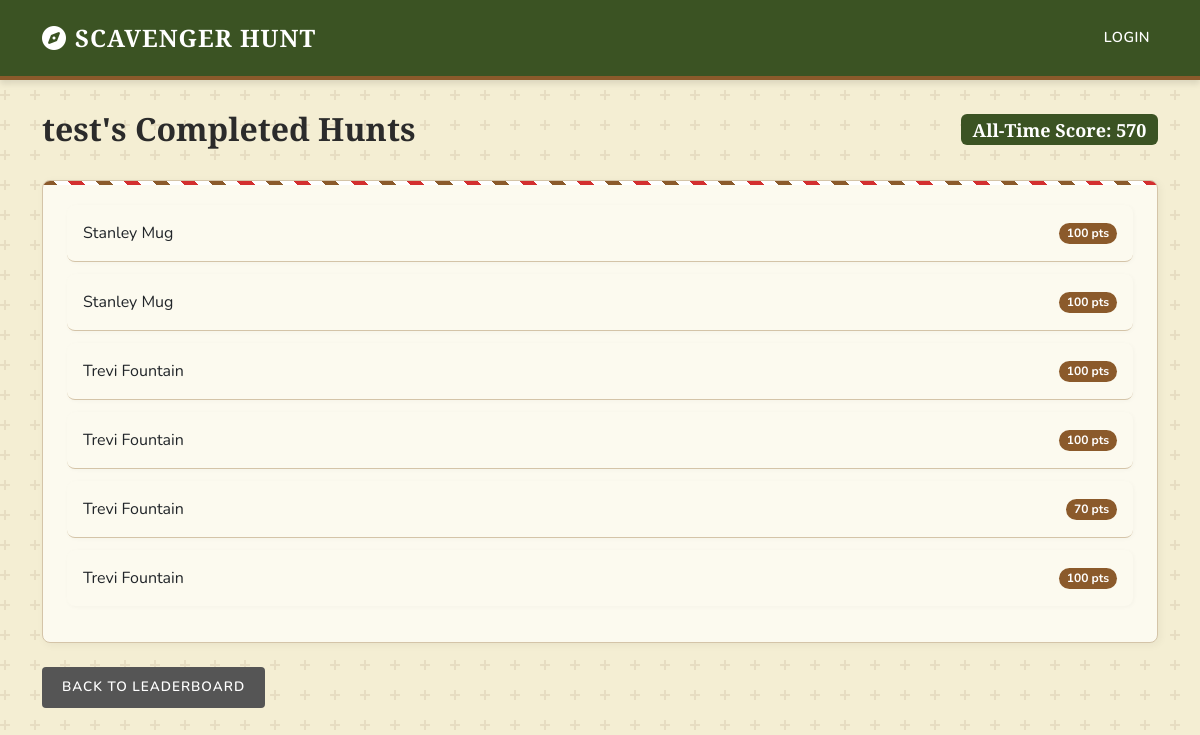
The app's page /user/test with its own data.
### app.py (models this page shows)
class Player(db.Model):
    id = db.Column(db.Integer, primary_key=True)
    username = db.Column(db.String(255), nullable=False)
    hunt_id = db.Column(db.Integer, db.ForeignKey('hunt.id'), nullable=False)
    total_score = db.Column(db.Integer, default=0)
    is_completed = db.Column(db.Boolean, default=False)
    attempts = db.relationship('Attempt', backref='player', lazy=True)

class Hunt(db.Model):
    id = db.Column(db.Integer, primary_key=True)
    name = db.Column(db.String(255), nullable=False)
    targets = db.relationship('Target', backref='hunt', lazy=True, cascade="all, delete-orphan")

### app.py (the view)
@app.route('/user/<username>')
def user_details(username):
    user_scores = db.session.query(
        Hunt.name,
        Player.total_score
    ).join(Player, Hunt.id == Player.hunt_id)\
     .filter(Player.username == username, Player.is_completed == True)\
     .order_by(Hunt.name)\
     .all()
    total_score_all_time = sum(score for _, score in user_scores)
    return render_template('user_details.html', username=username, scores=user_scores, total_score=total_score_all_time)

### templates/user_details.html
{% extends 'layout.html' %}
{% block content %}
<div class="d-flex justify-content-between align-items-center">
    <h2>{{ username }}'s Completed Hunts</h2>
    <h4><span class="badge bg-info text-dark">All-Time Score: {{ total_score }}</span></h4>
</div>
<div class="card mt-4">
    <div class="card-body">
        {% if scores %}
            <ul class="list-group list-group-flush">
                {% for hunt_name, score in scores %}
                    <li class="list-group-item d-flex justify-content-between align-items-center p-3">
                        <span>{{ hunt_name }}</span>
                        <span class="badge bg-primary rounded-pill">{{ score }} pts</span>
                    </li>
                {% endfor %}
            </ul>
        {% else %}
            <p class="text-muted">{{ username }} has not completed any scavenger hunts yet.</p>
        {% endif %}
    </div>
</div>
<a href="{{ url_for('index') }}" class="btn btn-secondary mt-4">Back to Leaderboard</a>
{% endblock %}

### templates/layout.html (style rules this page uses)
:root { --bg-color: #F4EED3; --text-color: #2b2b2b; --primary-color: #3b5323; --primary-hover: #2c3e1a; --secondary-color: #8b5a2b; --card-bg: #FCFAEF; --border-color: #D4C4A8; }
body { background-color: var(--bg-color); color: var(--text-color); font-family: 'Nunito', sans-serif; }
h1, h2, h3, h4, h5, h6, .navbar-brand { font-family: 'Playfair Display', serif; font-weight: 700; }
.card { border: 1px solid var(--border-color); border-radius: 8px; background-color: var(--card-bg); box-shadow: 2px 2px 8px rgba(0,0,0,0.05); overflow: hidden; position: relative; }
.card::before { content: ''; position: absolute; top: 0; left: 0; right: 0; height: 4px; background: repeating-linear-gradient( 45deg, var(--secondary-color), var(--secondary-color) 10px, #fff 10px, #fff 20px, #d32f2f 20px, #d32f2f 30px, #fff 30px, #fff 40px ); }
.card-body { padding: 24px; }
.btn { border-radius: 4px; padding: 10px 20px; font-weight: 600; text-transform: uppercase; letter-spacing: 1px; font-size: 0.85rem; border: none; transition: all 0.3s ease; }
.btn-secondary { background-color: #555; color: #fff; }
.list-group-item { border: 1px solid var(--border-color); margin-bottom: 12px; border-radius: 8px !important; background-color: var(--card-bg); box-shadow: 1px 1px 4px rgba(0,0,0,0.03); }
.list-group { background: transparent; }
.badge.bg-primary { background-color: var(--secondary-color) !important; }
.badge.bg-info { background-color: var(--primary-color) !important; color: white !important; }

### records on screen
Player: name "Stanley Mug", total_score "100"
Player: name "Stanley Mug", total_score "100"
Player: name "Trevi Fountain", total_score "100"
Player: name "Trevi Fountain", total_score "100"
Player: name "Trevi Fountain", total_score "70"
Player: name "Trevi Fountain", total_score "100"

### other values on screen
{{ username }} "test"
{{ total_score }} "570"
